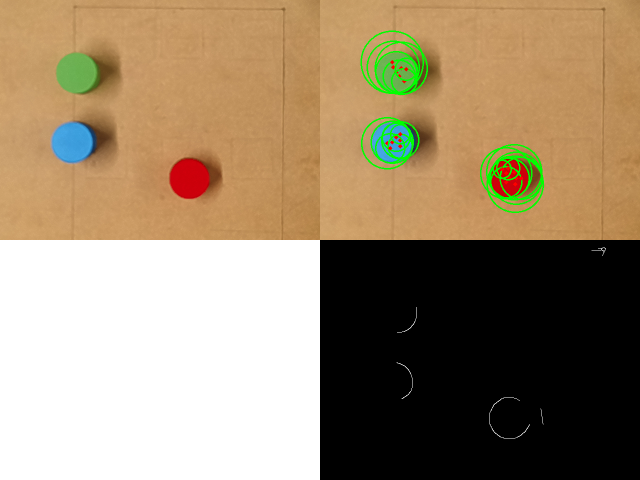
#> input picture vision_logs/VISION_001.png, 1280 x 960 px (shown at 1/2 size); its folder holds only this picture in this run
$ python -i Utilities.py   (imports and definitions only)
#> lines starting #> are read from the running program, lines starting #| are printed output that depends on the picture
# Utilities.py
import cv2
import numpy as np
import depthai as dai


# ---------------------------------------------------------
#  CIRCLE DETECTION
# ---------------------------------------------------------


def detect_circles(gray):
    blur = cv2.medianBlur(gray, 3)
    circles = cv2.HoughCircles(
        blur,
        cv2.HOUGH_GRADIENT,
        dp=1,           # inverse ratio of resolution
        minDist=100,    # minimum distance between circles
        minRadius= 35,  # minium radius
        maxRadius=45,   # maksimum radius
        param1=1,       # upper threshold for Canny
        param2=70       # sensitivity
    )
    return circles


# ---------------------------------------------------------
#  SQUARE DETECTION
# ---------------------------------------------------------


# [60 lines left out: functions detect_squares, detectColors, getVideo, not called in this run]


# ---------------------------------------------------------
# VISIONSANALYSE
# ---------------------------------------------------------
def analyzeFrame(frame):
    """
    Analyserer et frame og returnerer en liste af objekter.
    Bruges af AnalyzeState.
    """
    objects = []

    if frame is None:
        return objects

    gray = cv2.cvtColor(frame, cv2.COLOR_BGR2GRAY)

    # 1) Find cirkler
    circles = detect_circles(gray)

    if circles is not None:
        circles = np.uint16(np.around(circles))

        for c in circles[0]:
            x, y, r = int(c[0]), int(c[1]), int(c[2])

            # 2) Find farve i ROI
            color = detectColors(frame, x, y, r)

            # 3) Tilføj objekt til listen
            objects.append({
                "shape": "circle",
                "x": x,
                "y": y,
                "r": r,
                "color": color
            })

    # Returner alt fundet — også hvis tom

    return objects
    # ---- Squares kan tilføjes senere ----


# ---------------------------------------------------------
#  ROBOT KONTROL
# ---------------------------------------------------------

# Pixel → world funktion
# [50 lines left out: functions pixel_to_world, moveTo, not called in this run]


# ---------------------------------------------------------
#  DROP OFF POSITIONS (KASSE)
# ---------------------------------------------------------


DROP_OFF_POINTS = {
    "red":    (0.20, -0.30, 0.25),
    "green":  (0.25, -0.30, 0.25),
    "yellow": (0.30, -0.30, 0.25)
}

# ---------------------------------------------------------
#  GET TO DROP OFF POSITIONS (KASSE)
# ---------------------------------------------------------
def getDropOffPosition(color):
    return DROP_OFF_POINTS.get(color, None)
# ---------------------------------------------------------
#  MOVE TO DROP OFF POSITION
# ---------------------------------------------------------

# [30 lines left out: function moveToColorSpot, not called in this run]


# ---------------------------------------------------------
#  CAMERA INITIALIZATION AND FRAME RETRIEVAL
# -------------------------------------------------------


_pipeline = None
_videoQueue = None

# [32 lines left out: functions initCamera, getVideo, not called in this run]

#

"""    tx, ty, tz = dropTarget

    tcp = system.rtde_r.getActualTCPPose()
    target_pose = list(tcp)

    dx = tx - target_pose[0]
    dy = ty - target_pose[1]
    dz = tz - target_pose[2]

    mx = np.clip(dx, -system.max_xy_step, system.max_xy_step)
    my = np.clip(dy, -system.max_xy_step, system.max_xy_step)
    mz = np.clip(dz, -system.max_xy_step, system.max_xy_step)

    target_pose[0] += mx
    target_pose[1] += my
    target_pose[2] += mz

    system.rtde_c.servoL(
        target_pose,
        0.5,
        0.5,
        system.dt,
        0.03,
        300
    )

    if abs(dx) < 0.002 and abs(dy) < 0.002:
        print("[UR] Dropped off object.")
        return True

    return False
# ---------------------------------------------------------
#  MOVE TO HOVER POSITION
# ---------------------------------------------------------

def moveToHover(target, system):
    px = target["x"]
    py = target["y"]

    world = pixel_to_world(px, py)
    if world is None:
        return True

    wx, wy = world
    wz = 0.25   # hover height

    return _moveToWorld(wx, wy, wz, system)

# ---------------------------------------------------------
#  MOVE Z (UP/DOWN)
# ---------------------------------------------------------

def moveZ(system, down):
    tcp = system.rtde_r.getActualTCPPose()
    target = list(tcp)

    hover_z = 0.25
    pick_z  = 0.18

    target[2] = pick_z if down else hover_z

    dx = abs(target[2] - tcp[2])
    mz = np.clip(target[2] - tcp[2], -0.005, 0.005)

    target[2] = tcp[2] + mz

    system.rtde_c.servoL(
        target,
        0.5, 0.5, system.dt, 0.03, 300
    )

    return dx < 0.002

# ---------------------------------------------------------
#  SIMULATE GRAB (placeholder)
# ---------------------------------------------------------

def simulateGrab():
    print("[GRIPPER] (simulated) gripping object...")
# ---------------------------------------------------------
#  INTERNAL: MOVE TO WORLD TARGET
# ---------------------------------------------------------

def _moveToWorld(wx, wy, wz, system):
    tcp = system.rtde_r.getActualTCPPose()
    target = list(tcp)

    dx = wx - target[0]
    dy = wy - target[1]
    dz = wz - target[2]

    mx = np.clip(dx, -system.max_xy_step, system.max_xy_step)
    my = np.clip(dy, -system.max_xy_step, system.max_xy_step)
    mz = np.clip(dz, -system.max_xy_step, system.max_xy_step)

    target[0] += mx
    target[1] += my
    target[2] += mz

    system.rtde_c.servoL(target, 0.5, 0.5, system.dt, 0.03, 300)

    return abs(dx) < 0.002 and abs(dy) < 0.002 and abs(dz) < 0.002


# ---------------------------------------------------------
# INTERNAL: Simuleret robotbevægelse mod world-mål
# ---------------------------------------------------------

_simpos = [0.0, 0.0, 0.20]


def _simulateMove(worldTarget):
    global _simpos

    tx, ty, tz = worldTarget
    rx, ry, rz = _simpos

    speed = 0.005  # 5mm

    def step(a, b):
        if abs(a - b) < speed:
            return b
        return a + speed if b > a else a - speed

    rx = step(rx, tx)
    ry = step(ry, ty)
    rz = tz  # fast højde

    _simpos = [rx, ry, rz]

    print(f"[SIM] Moving to world: {(_simpos[0], _simpos[1], _simpos[2])}")

    # Close enough?
    if abs(rx - tx) < 0.002 and abs(ry - ty) < 0.002:
        print("[SIM] World target reached.")
        return True

    return False
"""""

>>> import cv2
>>> picture = cv2.imread('VISION_001.png')
#> picture is the input picture: shape (960, 1280, 3); mean B, G, R 110.9, 138, 156.8
>>> result = analyzeFrame(picture)
#> in analyzeFrame, `gray = cv2.cvtColor(frame, cv2.COLOR_BGR2GRAY)`:
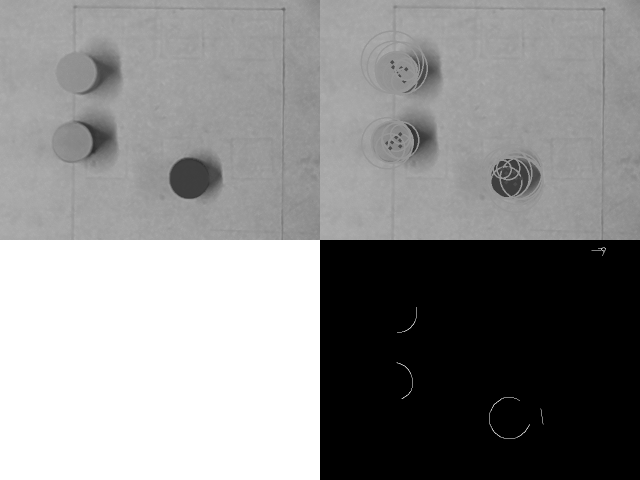
#> gray: shape (960, 1280) (shown at 1/2 size); min 0, max 255, mean 140.5
#> in detect_circles, `circles = cv2.HoughCircles( blur, cv2.HOUGH_GRADIENT, dp=1,`: circles = None
#> result = []
